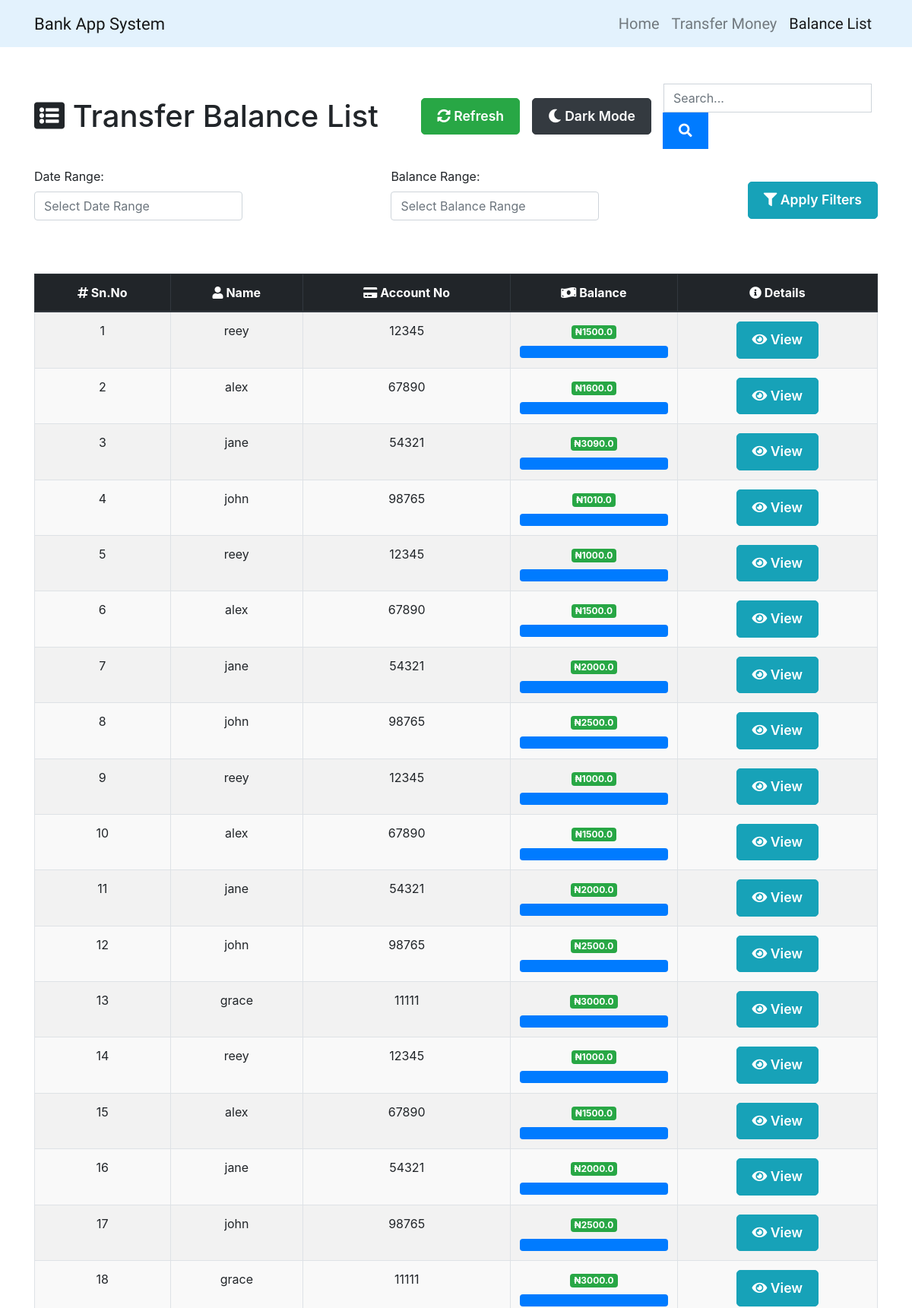
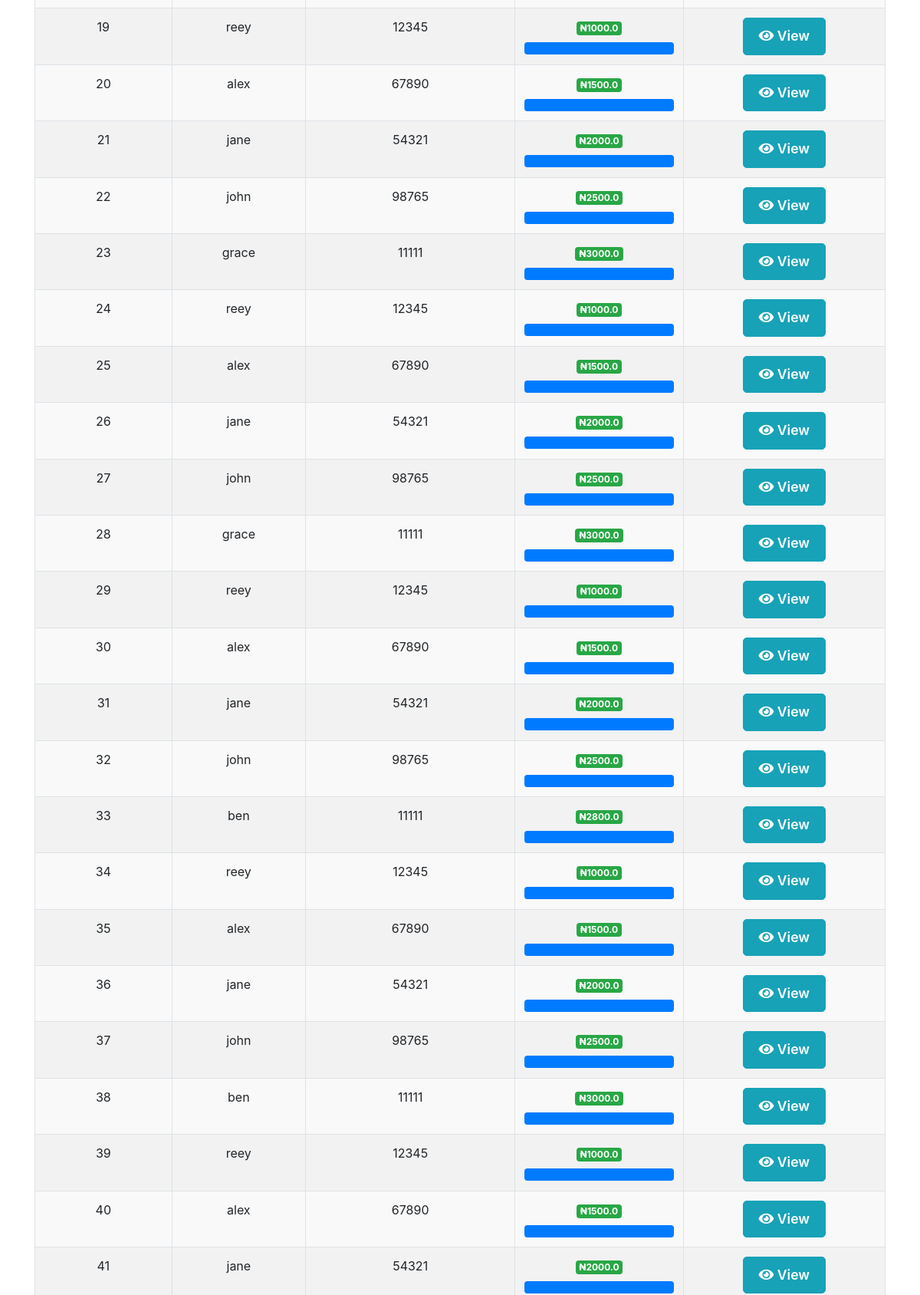
Page /transferlist (signed in, upper part) on the committed database (2 pictures, top to bottom).
### app.py (models this page shows, shortened)
class User_Transfer_List(db.Model):
    __tablename__ = 'User_Transfer_List'
    id = db.Column(db.Integer, primary_key=True)
    username = db.Column(db.String(50))
    bank_id = db.Column(db.Integer)
    balance = db.Column(db.Float)

### app.py (the view)
@app.route('/transferlist', methods=['GET', 'POST'])
@login_required
def transferlist():
    order_list = User_Transfer_List.query.order_by(User_Transfer_List.id).all()
    return render_template('transferlist.html', order_list=order_list)

### app.py (called while the page is built)
def login_required(f):
    @wraps(f)
    def decorated_function(*args, **kwargs):
        if 'user_id' not in session:
            flash('You need to log in to access this page.')
            return redirect(url_for('login'))
        return f(*args, **kwargs)
    return decorated_function

### templates/transferlist.html (shortened to what this page needs)
{% extends 'base.html' %}
{% set active_page = "transferlist" %}
{% block content %}
<section id="transfer-list" class="py-5">
  <div class="container">
    <div class="row mb-4">
      <div class="col-md-12">
        <div class="d-flex justify-content-between align-items-center">
          <h1 class="heading mb-0">
            <i class="fa fa-list-alt"></i> Transfer Balance List
          </h1>
          <div class="d-flex align-items-center">
            <button class="btn btn-success mx-2" id="refresh-button"><i class="fa fa-sync-alt"></i> Refresh</button>
            <button class="btn btn-dark mx-2" id="toggle-dark-mode"><i class="fa fa-moon"></i> Dark Mode</button>
            <div class="search-bar mx-2">
              <input type="text" id="search-input" class="form-control" placeholder="Search..." aria-label="Search">
              <button class="btn btn-primary" id="search-button"><i class="fa fa-search"></i></button>
            </div>
          </div>
        </div>
      </div>
    </div>
    <div class="row mb-4">
      <div class="col-md-12">
        <form id="filter-form" class="d-flex justify-content-between align-items-center">
          <div class="form-group">
            <label for="date-range">Date Range:</label>
            <input type="text" id="date-range" class="form-control" placeholder="Select Date Range">
          </div>
          <div class="form-group">
            <label for="balance-range">Balance Range:</label>
            <input type="text" id="balance-range" class="form-control" placeholder="Select Balance Range">
          </div>
          <button class="btn btn-info" id="apply-filters"><i class="fa fa-filter"></i> Apply Filters</button>
        </form>
      </div>
    </div>
    <div class="row">
      <div class="col-md-12">
        <div class="box">
          <table id="transfer-table" class="table table-bordered table-striped table-hover">
            <thead class="thead-dark">
              <tr>
                <th><i class="fa fa-hashtag"></i> Sn.No</th>
                <th><i class="fa fa-user"></i> Name</th>
                <th><i class="fa fa-credit-card"></i> Account No</th>
                <th><i class="fa fa-money-bill-wave"></i> Balance</th>
                <th><i class="fa fa-info-circle"></i> Details</th>
              </tr>
            </thead>
            <tbody>
              {% if order_list %}
                {% for i in order_list %}
                  <tr>
                    <td scope="row">{{ loop.index }}</td>
                    <td>{{ i.username }}</td>
                    <td>{{ i.bank_id }}</td>
                    <td>
                      <span class="badge badge-success">₦{{ i.balance }}</span>
                      <div class="progress mt-2">
                        <div class="progress-bar" role="progressbar" style="width: {{ i.balance }}%;" aria-valuenow="{{ i.balance }}" aria-valuemin="0" aria-valuemax="100"></div>
                      </div>
                    </td>
                    <td><button class="btn btn-info btn-sm view-details" data-id="{{ i.id }}" data-toggle="modal" data-target="#details-modal"><i class="fa fa-eye"></i> View</button></td>
                  </tr>
                {% endfor %}
              {% else %}
                <tr>
                  <td colspan="5" class="text-center py-4">
                    <i class="fa fa-exclamation-circle"></i> No transfers available
                  </td>
                </tr>
              {% endif %}
            </tbody>
          </table>
        </div>
      </div>
    </div>
  </div>
</section>
<link rel="stylesheet" href="https://cdnjs.cloudflare.com/ajax/libs/font-awesome/5.15.4/css/all.min.css">
<link rel="stylesheet" href="https://cdn.datatables.net/1.11.5/css/jquery.dataTables.min.css">
{% endblock %}

### templates/base.html (shortened to what this page needs)
<!DOCTYPE html>
<html lang="en">
<head>
  <link rel='stylesheet' href='https://cdnjs.cloudflare.com/ajax/libs/twitter-bootstrap/4.0.0-beta/css/bootstrap.min.css'>
  <link rel='stylesheet' href='https://maxcdn.bootstrapcdn.com/font-awesome/4.7.0/css/font-awesome.min.css'>
  <link  rel="stylesheet"  href="{{ url_for('static', filename='css/style.css') }}">
</head>
<body>
  <nav class="navbar navbar-expand-lg navbar-light" style="background-color: #e3f2fd;">
    <div class="container">
      <a class="navbar-brand" href="{{url_for('index')}}">Bank App System</a>
      <div class="collapse navbar-collapse" id="navbarSupportedContent">
        <ul class="navbar-nav ml-auto">
          <li class="nav-item {{ 'active' if active_page == 'index' else '' }}">
            <a class="nav-link" href="{{url_for('index')}}">Home
            <span class="sr-only">(current)</span></a>
          </li>
          <li class="nav-item {{ 'active' if active_page == 'transfer' else '' }}">
            <a class="nav-link" href="{{url_for('transfer')}}">Transfer Money</a>
          </li>
          <li class="nav-item {{ 'active' if active_page == 'transferlist' else '' }}">
            <a class="nav-link" href="{{url_for('transferlist')}}">Balance List</a>
          </li>
        </ul>
      </div>
    </div>
  </nav>
{% block content %}
{% endblock %}
</body>
</html>

### static/css/style.css (style rules this page uses)
html { height: 100vh; }
body { background: #fff; height: 100%; }
a { transition: 0.5s; }
.navbar-brand { font-family: 'Comic Neue', cursive; font-size: 22px; transition: color 0.3s; }
.nav-item .nav-link { font-family: 'Comic Neue', cursive; font-size: 20px; transition: color 0.3s; }
table { width: 100%; border-collapse: collapse; text-align: left; overflow: hidden; }
table th { background-color: #0a98c0; text-align: center; color: #fff; }
.table { text-align: center; }
.table tr:nth-child(even) { background-color: #f2f2f2; }
.box { margin: 30px 0px 0px 0px; }
.btn { font-size: 1.1rem; font-weight: 600; transition: all 0.3s ease; border-radius: 5px; padding: 10px 20px; }
.btn-primary { background-color: #007bff; border-color: #007bff; }
.btn-info { background-color: #17a2b8; border-color: #17a2b8; }
.btn-success { background-color: #28a745; border-color: #28a745; }

### templates/transferlist.html (style rules this page uses)
.search-bar input { border-radius: 0; border: 1px solid #ced4da; }
.search-bar button { border-radius: 0; margin-left: -1px; }
.table thead th { background-color: #007bff; color: #fff; font-weight: bold; }
.table tbody tr:nth-child(even) { background-color: #f9f9f9; }
.badge-success { background-color: #28a745; color: #fff; }
.progress-bar { background-color: #007bff; }

### rows in the picture
User_Transfer_List: username "reey", bank_id "12345", balance "1500.0"
User_Transfer_List: username "alex", bank_id "67890", balance "1600.0"
User_Transfer_List: username "jane", bank_id "54321", balance "3090.0"
User_Transfer_List: username "john", bank_id "98765", balance "1010.0"
User_Transfer_List: username "reey", bank_id "12345", balance "1000.0"
User_Transfer_List: username "alex", bank_id "67890", balance "1500.0"
User_Transfer_List: username "jane", bank_id "54321", balance "2000.0"
User_Transfer_List: username "john", bank_id "98765", balance "2500.0"
User_Transfer_List: username "reey", bank_id "12345", balance "1000.0"
User_Transfer_List: username "alex", bank_id "67890", balance "1500.0"
User_Transfer_List: username "jane", bank_id "54321", balance "2000.0"
User_Transfer_List: username "john", bank_id "98765", balance "2500.0"
User_Transfer_List: username "grace", bank_id "11111", balance "3000.0"
User_Transfer_List: username "reey", bank_id "12345", balance "1000.0"
User_Transfer_List: username "alex", bank_id "67890", balance "1500.0"
User_Transfer_List: username "jane", bank_id "54321", balance "2000.0"
User_Transfer_List: username "john", bank_id "98765", balance "2500.0"
User_Transfer_List: username "grace", bank_id "11111", balance "3000.0"
User_Transfer_List: username "reey", bank_id "12345", balance "1000.0"
User_Transfer_List: username "alex", bank_id "67890", balance "1500.0"
User_Transfer_List: username "jane", bank_id "54321", balance "2000.0"
User_Transfer_List: username "john", bank_id "98765", balance "2500.0"
User_Transfer_List: username "grace", bank_id "11111", balance "3000.0"
User_Transfer_List: username "reey", bank_id "12345", balance "1000.0"
User_Transfer_List: username "alex", bank_id "67890", balance "1500.0"
User_Transfer_List: username "jane", bank_id "54321", balance "2000.0"
User_Transfer_List: username "john", bank_id "98765", balance "2500.0"
User_Transfer_List: username "grace", bank_id "11111", balance "3000.0"
User_Transfer_List: username "reey", bank_id "12345", balance "1000.0"
User_Transfer_List: username "alex", bank_id "67890", balance "1500.0"
User_Transfer_List: username "jane", bank_id "54321", balance "2000.0"
User_Transfer_List: username "john", bank_id "98765", balance "2500.0"
User_Transfer_List: username "ben", bank_id "11111", balance "2800.0"
User_Transfer_List: username "reey", bank_id "12345", balance "1000.0"
User_Transfer_List: username "alex", bank_id "67890", balance "1500.0"
User_Transfer_List: username "jane", bank_id "54321", balance "2000.0"
User_Transfer_List: username "john", bank_id "98765", balance "2500.0"
User_Transfer_List: username "ben", bank_id "11111", balance "3000.0"
User_Transfer_List: username "reey", bank_id "12345", balance "1000.0"
User_Transfer_List: username "alex", bank_id "67890", balance "1500.0"
User_Transfer_List: username "jane", bank_id "54321", balance "2000.0"
